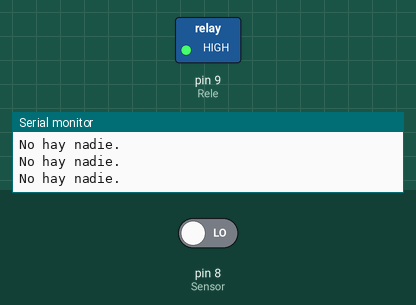
Recording of a sketch running on a simulated Arduino Uno, built with avr-gcc and run on an emulated ATmega328P. Parts: switched loads named in the sketch (green lamp = pin HIGH), the last lines printed to the serial monitor. Inputs (shaded band) come from the test bench; at power-on: pin 8 (Sensor) LOW.

Above: at 1.8 s.
1.9 s: pin 8 (Sensor) driven HIGH
At 2.9 s:
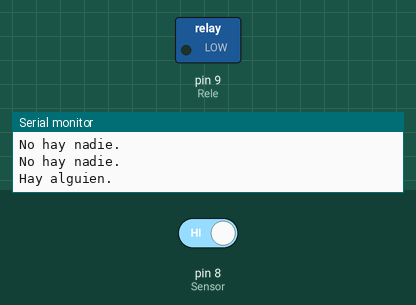
4.5 s: pin 8 (Sensor) driven LOW
At 6.1 s:
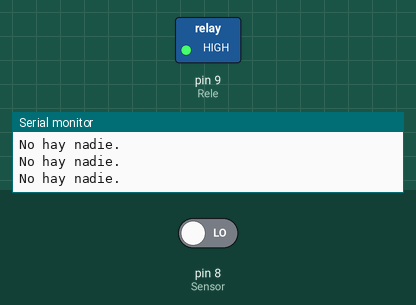
Timing chart, 0 to 7.6 s (numbered marks = the images above; inputs shaded):
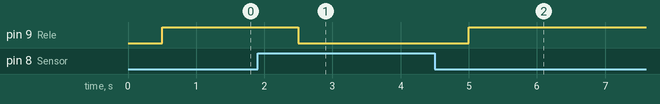

Measured:
- after the input at 1.9 s, pin 9 (Rele): HIGH → LOW after 0.60 s
- after the input at 4.5 s, pin 9 (Rele): LOW → HIGH after 0.50 s

The sketch:

Presencia.ino
```cpp
int Sensor = 8, Rele = 9;
void setup() {
    Serial.begin(9600);
    pinMode(Rele, OUTPUT);
    pinMode(Sensor, INPUT);
}

void loop(){
    int val = digitalRead(Sensor);
    delay(500);
    if(val == HIGH){
      digitalWrite(Rele, LOW);
      Serial.print("Hay alguien.");
      Serial.print("\n");
    }
     else{
      Serial.print("No hay nadie.");
      Serial.print("\n");
      digitalWrite(Rele, HIGH);
     }
}
```
